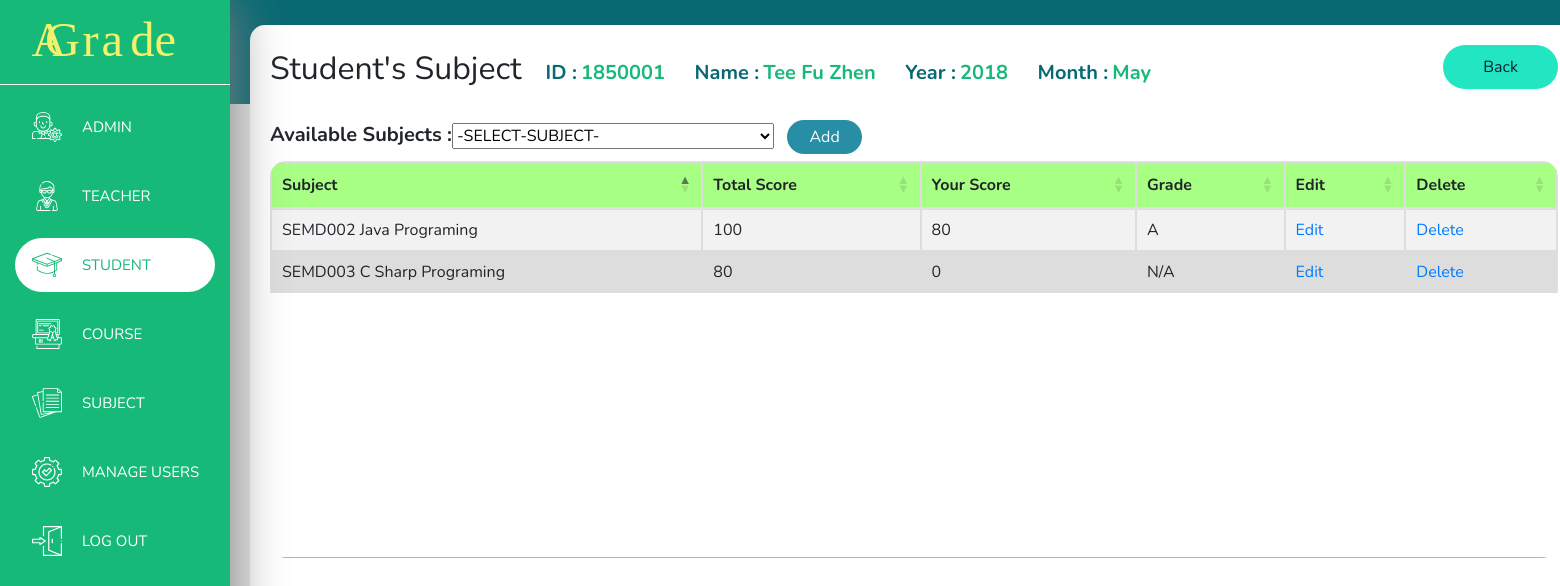
/studentScore.php?stdID=1850001 (signed in), run on the app's committed database.
### tables this page shows
CREATE TABLE `student` (
  `No` int(200) NOT NULL,
  `studentID` varchar(200) NOT NULL,
  `studentName` varchar(200) NOT NULL,
  `studentUid` varchar(200) NOT NULL,
  `studentEmail` varchar(200) NOT NULL,
  `studentCourse` varchar(200) NOT NULL,
  `studentYear` int(4) NOT NULL,
  `studentMonth` varchar(20) NOT NULL
);

CREATE TABLE `student_score` (
  `No` int(200) NOT NULL,
  `courseID` varchar(200) NOT NULL,
  `courseYear` int(4) NOT NULL,
  `courseMonth` varchar(200) NOT NULL,
  `studentID` varchar(200) NOT NULL,
  `studentName` varchar(200) NOT NULL,
  `subjectID` varchar(200) NOT NULL,
  `subjectName` varchar(200) NOT NULL,
  `subjectTotalScore` int(100) NOT NULL,
  `studentScore` int(100) NOT NULL,
  `studentGrade` varchar(200) NOT NULL
);

### studentScore.php (the view, shortened to what this page needs)
<?php
    require "header.php";
    require "backendphp/condb_back.php";
    $stdID = $_GET['stdID'];
    $sql = mysqli_query($conn, "SELECT * FROM student WHERE studentID = '$stdID'");
    $row = mysqli_fetch_array($sql);
    $stdName = $row['studentName'];
    $courseID = $row['studentCourse'];
    $year = $row['studentYear'];
    $month = $row['studentMonth'];
?>
    <main>
        <div class="content">
            <div class="studentScore-main">
                <label class="studentScore-label">Student's Subject</label>
                <label class="studentScore-ID-NAME-label" >ID :</label>
                <label class="studentScore-ID-NAME-label-bold"> <?= $stdID ?> &emsp;</label>
                <label class="studentScore-ID-NAME-label" >Name :</label>
                <label class="studentScore-ID-NAME-label-bold"> <?= $stdName ?> &emsp;</label>
                <label class="studentScore-ID-NAME-label" >Year :</label>
                <label class="studentScore-ID-NAME-label-bold"> <?= $year ?> &emsp;</label>
                <label class="studentScore-ID-NAME-label" >Month :</label>
                <label class="studentScore-ID-NAME-label-bold"> <?= $month ?> </label>
                <a class="back-btn" href="javascript:history.go(-1)"><span>Back</span></a>
                <br>
                <?php
                if ($_SESSION['userType'] == "admin") {
                    echo "<form action='backendphp/addStudentSubject-back.php?stdID=$stdID&stdName=$stdName&year=$year&month=$month' method='post'>";
                    echo "<label>Available Subjects :</label>";
                    echo "<select name='add_student_subject'>";
                    echo "<option value=''>-SELECT-SUBJECT-</option>";
                    $sql = mysqli_query($conn, "SELECT * From subject WHERE courseID = '$courseID' AND subjectYear = '$year' AND subjectMonth = '$month'");
                    echo "</select>";
                    echo "<div class='btn'>";
                    echo "<button type='submit' name='add_student_subject_submit'>Add</button><br>";
                    echo "</div>";
                    echo "</form>";
                }
                ?>
                <table class="table table-striped table-bordered studentScoreDatatable">
                    <thead>
                        <tr>
                            <th>Subject</th>
                            <th>Total Score</th>
                            <th>Your Score</th>
                            <th>Grade</th>
                            <?php
                                if ($_SESSION['userType'] == "admin") {
                                    echo "<th>Edit</th>";
                                    echo "<th>Delete</th>";
                                }
                                else if ($_SESSION['userType'] == "teacher" && ($tchSubjectID != "" || $tchYear != "" || $tchMonth != "")) {
                                    echo "<th>Edit</th>";
                                }
                            ?>
                        </tr>
                    </thead>
                    <tbody>
                        <?php
                            if ($_SESSION['userType'] == "admin" || $_SESSION['userType'] == "student") {
                                $sql = mysqli_query($conn, "SELECT * FROM student_score WHERE studentID = '$stdID'");
                            }
                            while ($row = mysqli_fetch_array($sql)){
                                echo "<tr>";
                                echo "<td>" . $row['subjectID'] . " " . $row['subjectName'] . "</td>";
                                echo "<td>" . $row['subjectTotalScore'] . "</td>";
                                echo "<td>" . $row['studentScore'] . "</td>";
                                echo "<td>" . $row['studentGrade'] . "</td>";
                                if ($_SESSION['userType'] == "admin") {
                                    echo "<td><a href='editStudentScore.php?stdID=" . $row['studentID'] . "&subjectID=" . $row['subjectID'] . "&year=" . $year . "&month=" . $month . "'>Edit</a></td>";
                                    echo "<td><a href='backendphp/deleteStudentScore-back.php?stdID=" . $row['studentID'] . "&subjectID=" . $row['subjectID']. "&year=" . $year . "&month=" . $month . "' onclick='return confirm(\"Confirm Delete ?\");'>Delete</a></td>";
                                }
                                else if ($_SESSION['userType'] == "teacher" && ($tchSubjectID != "" || $tchYear != "" || $tchMonth != "")) {
                                    echo "<td><a href='editStudentScore.php?stdID=" . $row['studentID'] . "&subjectID=" . $row['subjectID'] . "&year=" . $year . "&month=" . $month . "'>Edit</a></td>";
                                }
                                echo "</tr>";
                            }
                        ?>
                    </tbody>
                </table>
            </div>
        </div>
    </main>
<?php
    require "footer.php";
?>

### css/header.css (style rules this page uses)
body { margin: 0; font-family: Nunito, sans-serif; background: -webkit-gradient(linear, left top, left bottom, color-stop(13%, #086972), color-stop(13%, #e6e6e6)); background: linear-gradient(#086972 13%, #e6e6e6 13%); height: 100vh; }
main { height: 657px; }
main .content { display: inline-block; margin: 25px 25px 25px 250px; width: 166vh; height: 93vh; border-radius: 15px; background-color: white; }

### css/studentScore.css (style rules this page uses)
.studentScore-label { display: inline-block; margin: 20px; font-size: 32px; }
.studentScore-main .studentScore-ID-NAME-label { font-weight: bold; font-size: 20px; color: #086972; }
.studentScore-main .studentScore-ID-NAME-label-bold { font-weight: bold; font-size: 20px; color: #17b978; }
.studentScore-main .back-btn { float: right; background-color: #21e6c1; color: #071e3d; margin: 20px; padding: 10px 40px; border-radius: 34px; text-decoration: none; text-align: center; vertical-align: middle; }
.studentScore-main form { margin-left: 20px; }
.studentScore-main form label { font-size: 20px; font-weight: bold; }
.studentScore-main form .btn button { display: inline-block; background-color: #278EA5; width: 75px; padding: 5px; border-radius: 34px; border: none; color: white; font-family: 'Nunito', sans-serif; }
.studentScore-main .dataTables_wrapper .table tr:nth-child(even) { background-color: #dddddd; }
.studentScore-main .dataTables_wrapper .table th { border: 1px solid #dddddd; background-color: #a7ff83; text-align: left; }
.studentScore-main .dataTables_wrapper .table td { border: 1px solid #dddddd; text-align: left; }

### data on the page
student: studentName "Tee Fu Zhen", studentYear "2018", studentMonth "May"
student_score: subjectID "SEMD002", subjectName "Java Programing", subjectTotalScore "100", studentScore "80", studentGrade "A"
student_score: subjectID "SEMD003", subjectName "C Sharp Programing", subjectTotalScore "80", studentScore "0", studentGrade "N/A"

### other printed values
$stdID "1850001"
